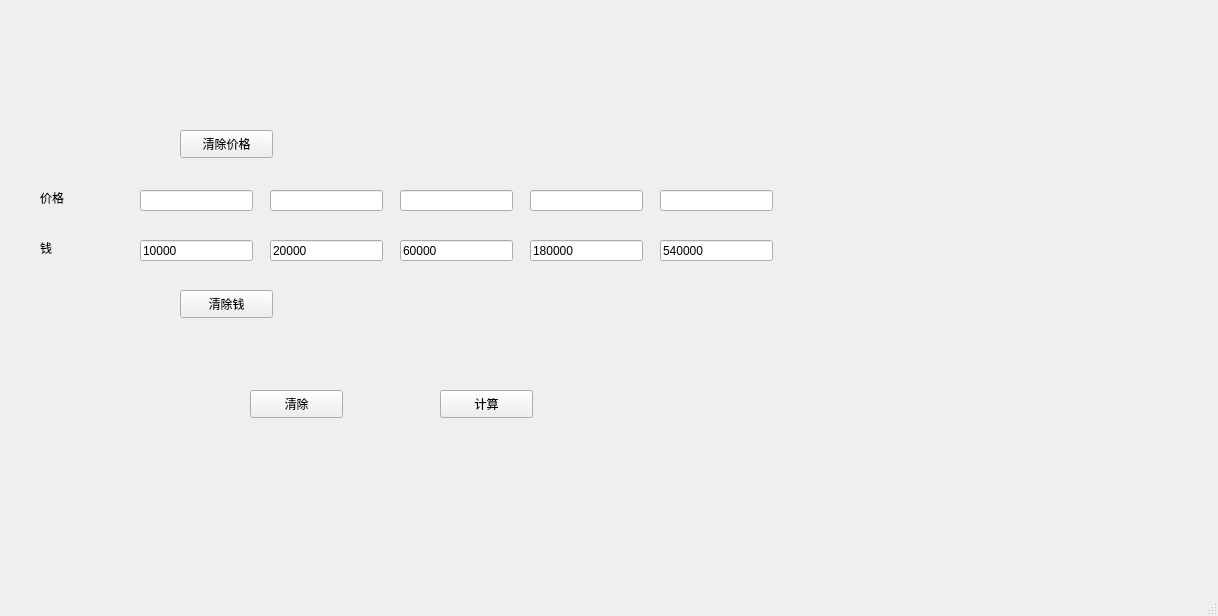
<?xml version="1.0" encoding="UTF-8"?>
<ui version="4.0">
 <class>MainWindow</class>
 <widget class="QMainWindow" name="MainWindow">
  <property name="geometry">
   <rect>
    <x>0</x>
    <y>0</y>
    <width>1218</width>
    <height>616</height>
   </rect>
  </property>
  <property name="windowTitle">
   <string>MainWindow</string>
  </property>
  <widget class="QWidget" name="centralwidget">
   <widget class="QLineEdit" name="cost1">
    <property name="geometry">
     <rect>
      <x>140</x>
      <y>240</y>
      <width>113</width>
      <height>21</height>
     </rect>
    </property>
    <property name="text">
     <string>10000</string>
    </property>
   </widget>
   <widget class="QLineEdit" name="cost2">
    <property name="geometry">
     <rect>
      <x>270</x>
      <y>240</y>
      <width>113</width>
      <height>21</height>
     </rect>
    </property>
    <property name="text">
     <string>20000</string>
    </property>
   </widget>
   <widget class="QLineEdit" name="cost3">
    <property name="geometry">
     <rect>
      <x>400</x>
      <y>240</y>
      <width>113</width>
      <height>21</height>
     </rect>
    </property>
    <property name="text">
     <string>60000</string>
    </property>
   </widget>
   <widget class="QLineEdit" name="cost4">
    <property name="geometry">
     <rect>
      <x>530</x>
      <y>240</y>
      <width>113</width>
      <height>21</height>
     </rect>
    </property>
    <property name="text">
     <string>180000</string>
    </property>
   </widget>
   <widget class="QPushButton" name="calButton">
    <property name="geometry">
     <rect>
      <x>440</x>
      <y>390</y>
      <width>93</width>
      <height>28</height>
     </rect>
    </property>
    <property name="text">
     <string>计算</string>
    </property>
   </widget>
   <widget class="QPushButton" name="clearButton">
    <property name="geometry">
     <rect>
      <x>250</x>
      <y>390</y>
      <width>93</width>
      <height>28</height>
     </rect>
    </property>
    <property name="text">
     <string>清除</string>
    </property>
   </widget>
   <widget class="QLineEdit" name="cost5">
    <property name="geometry">
     <rect>
      <x>660</x>
      <y>240</y>
      <width>113</width>
      <height>21</height>
     </rect>
    </property>
    <property name="text">
     <string>540000</string>
    </property>
   </widget>
   <widget class="QLineEdit" name="price1">
    <property name="geometry">
     <rect>
      <x>140</x>
      <y>190</y>
      <width>113</width>
      <height>21</height>
     </rect>
    </property>
    <property name="text">
     <string/>
    </property>
   </widget>
   <widget class="QLineEdit" name="price2">
    <property name="geometry">
     <rect>
      <x>270</x>
      <y>190</y>
      <width>113</width>
      <height>21</height>
     </rect>
    </property>
    <property name="text">
     <string/>
    </property>
   </widget>
   <widget class="QLineEdit" name="price3">
    <property name="geometry">
     <rect>
      <x>400</x>
      <y>190</y>
      <width>113</width>
      <height>21</height>
     </rect>
    </property>
   </widget>
   <widget class="QLineEdit" name="price4">
    <property name="geometry">
     <rect>
      <x>530</x>
      <y>190</y>
      <width>113</width>
      <height>21</height>
     </rect>
    </property>
   </widget>
   <widget class="QLineEdit" name="price5">
    <property name="geometry">
     <rect>
      <x>660</x>
      <y>190</y>
      <width>113</width>
      <height>21</height>
     </rect>
    </property>
   </widget>
   <widget class="QLabel" name="label">
    <property name="geometry">
     <rect>
      <x>40</x>
      <y>190</y>
      <width>72</width>
      <height>15</height>
     </rect>
    </property>
    <property name="text">
     <string>价格</string>
    </property>
   </widget>
   <widget class="QLabel" name="label_2">
    <property name="geometry">
     <rect>
      <x>40</x>
      <y>240</y>
      <width>72</width>
      <height>15</height>
     </rect>
    </property>
    <property name="text">
     <string>钱</string>
    </property>
   </widget>
   <widget class="QPushButton" name="clearPrice">
    <property name="geometry">
     <rect>
      <x>180</x>
      <y>130</y>
      <width>93</width>
      <height>28</height>
     </rect>
    </property>
    <property name="text">
     <string>清除价格</string>
    </property>
   </widget>
   <widget class="QPushButton" name="clearCost">
    <property name="geometry">
     <rect>
      <x>180</x>
      <y>290</y>
      <width>93</width>
      <height>28</height>
     </rect>
    </property>
    <property name="text">
     <string>清除钱</string>
    </property>
   </widget>
   <widget class="QLabel" name="costAndRate">
    <property name="geometry">
     <rect>
      <x>330</x>
      <y>450</y>
      <width>131</width>
      <height>41</height>
     </rect>
    </property>
    <property name="text">
     <string/>
    </property>
   </widget>
   <widget class="QLabel" name="rate">
    <property name="geometry">
     <rect>
      <x>510</x>
      <y>440</y>
      <width>121</width>
      <height>41</height>
     </rect>
    </property>
    <property name="text">
     <string/>
    </property>
   </widget>
  </widget>
  <widget class="QMenuBar" name="menubar">
   <property name="geometry">
    <rect>
     <x>0</x>
     <y>0</y>
     <width>1218</width>
     <height>26</height>
    </rect>
   </property>
  </widget>
  <widget class="QStatusBar" name="statusbar"/>
 </widget>
 <resources/>
 <connections/>
</ui>
